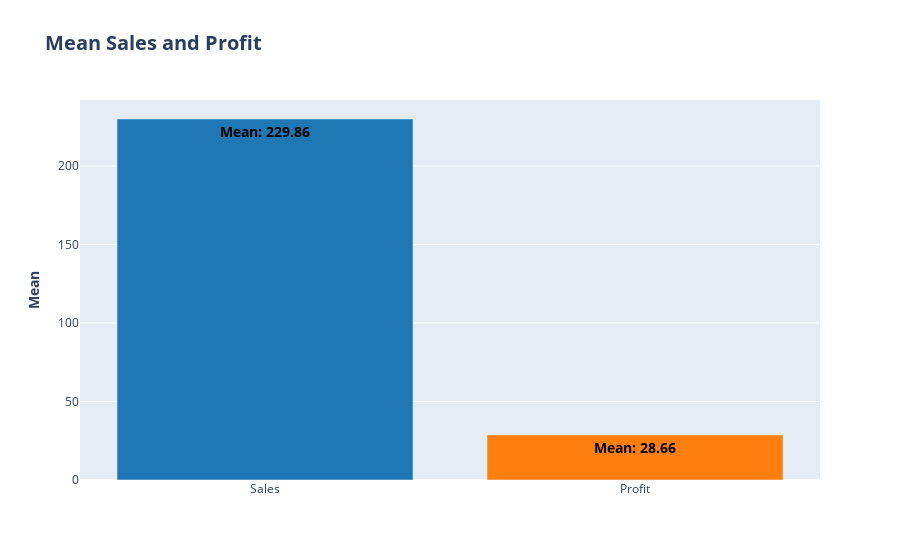

The code cell stored with this chart in its notebook:
### Code cell
Mean_Sales=df['Sales'].mean()
Mean_Discount=df['Discount'].mean()
Mean_Profit=df['Profit'].mean()

colors=['rgb(31, 119, 180)','rgb(255, 127, 14)']

fig = go.Figure(data=[
    go.Bar(
        x=['Sales', 'Profit'],
        y=[Mean_Sales, Mean_Profit],
        marker=dict(color=colors),
        text=[f"<b>Mean: {mean:.2f}</b>" for mean in [Mean_Sales, Mean_Profit]],
        hoverinfo='none',
        textfont=dict(size=14, color='black')
    )
])

fig.update_layout(
    title='<b>Mean Sales and Profit',
    yaxis_title='<b>Mean',
    title_font_size = 20,
)


fig.show()

### Figure 1 — Plotly figure (JSON) as saved in the notebook; plotly's stock layout.template omitted (floating-point values rounded to 4 significant figures)
{"data": [{"hoverinfo": "none", "marker": {"color": ["rgb(31, 119, 180)", "rgb(255, 127, 14)"]}, "text": ["<b>Mean: 229.86</b>", "<b>Mean: 28.66</b>"], "textfont": {"color": "black", "size": 14}, "type": "bar", "x": ["Sales", "Profit"], "y": [229.9, 28.66]}], "layout": {"title": {"font": {"size": 20}, "text": "<b>Mean Sales and Profit"}, "yaxis": {"title": {"text": "<b>Mean"}}}}
